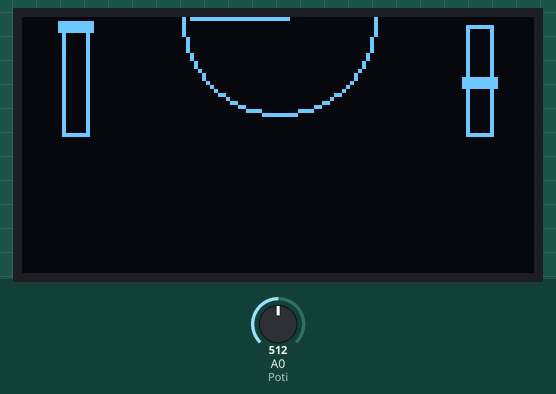
Recording of a sketch running on a simulated Arduino Uno, built with avr-gcc and run on an emulated ATmega328P. On the bench: 128×64 one-colour display. The test bench sets the inputs (shaded band); at power-on: A0 (Poti) = 512.

Above: at 1.2 s.
1.3 s: A0 (Poti) set to 716
At 2.6 s:
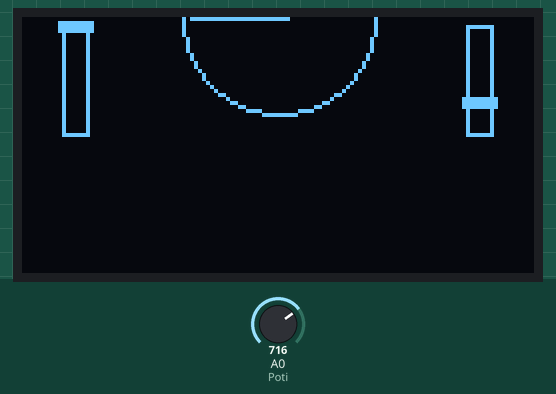
2.9 s: A0 (Poti) set to 900
At 3.9 s:
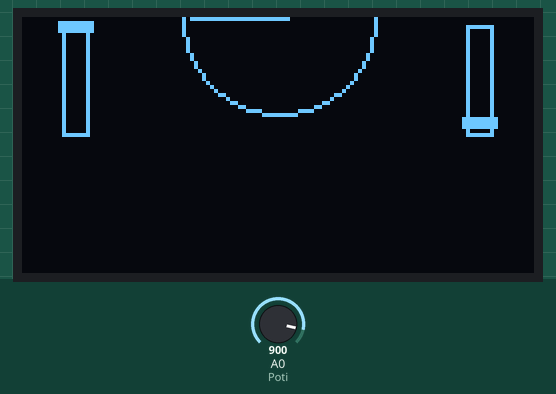
4.6 s: A0 (Poti) set to 1023
At 5.3 s:
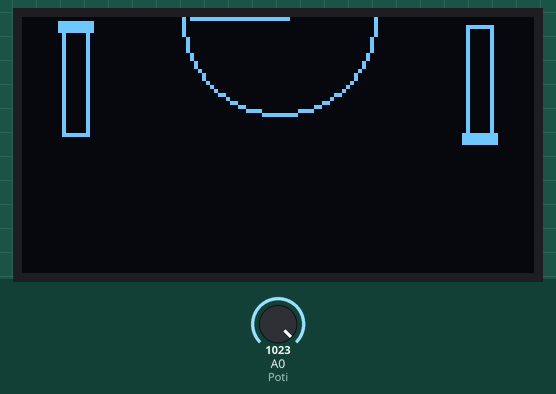
Timing chart, 0 to 7.6 s (numbered marks = the images above; inputs shaded):
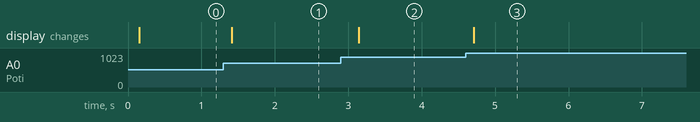

The sketch:

arduino-heli-control.ino
```cpp
#include "lib/tacho.h"
#include "lib/ircontrol.h"
//#include "lib/mpusensor.h"

#define Poti A0

volatile int throttle = 0;
volatile int yaw = 0;
volatile int pitch = 0;

int debugIndex = 0;

void setup() {
  //mpusensor::setup();
  ircontrol::setup();
  tacho::setup();
}


void loop() {
  throttle = analogRead(Poti);
  //yaw = mpusensor::read_yaw();
  //pitch = mpusensor::read_pitch();
  ircontrol::sendControl(throttle, pitch, yaw);
  tacho::drawValues(throttle, pitch, yaw);
  delay(50);
}
```

Measured:
- after the input at 1.3 s, the display: changes after 0.11 s (image 1)
- after the input at 2.9 s, the display: changes after 0.24 s (image 2)
- after the input at 4.6 s, the display: changes after 0.11 s (image 3)
